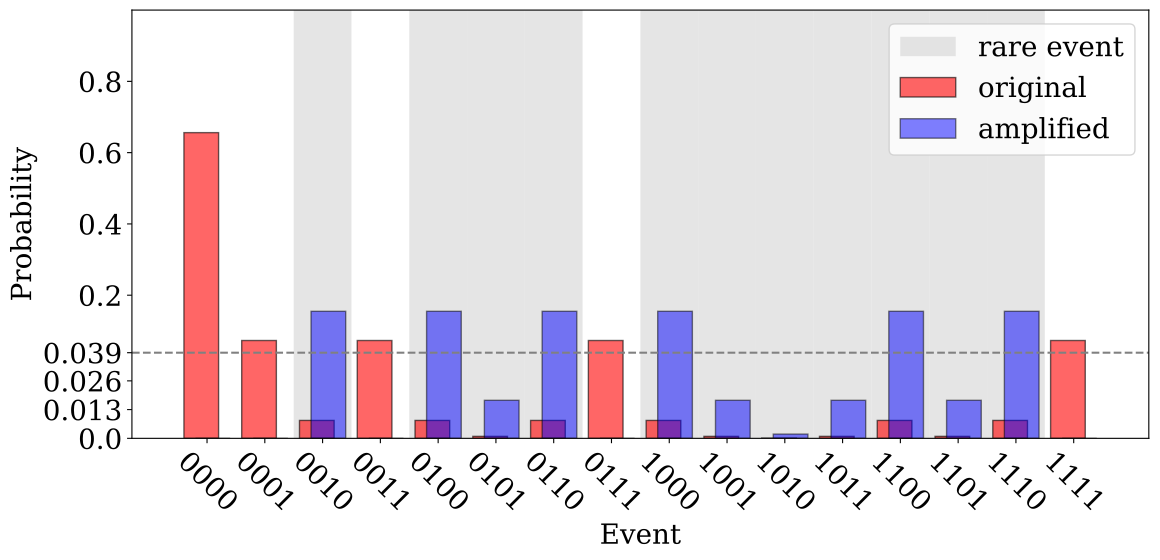

Reproduce this figure in Python.
import numpy as np
from matplotlib import pyplot as plt

from rare_event.angles import generate_thresh_angles
from rare_event.qtvd import generate_qprobs
from rare_event import tranmatrix as tm

LAYERS = 4
K = 2.5

def plot_importance(threshold, layers, original, amplified, thresholded):
    prob_thresh = threshold**2
    x = np.arange(0, 2**layers)
    y = np.concatenate((np.arange(0, prob_thresh, round(prob_thresh/3, 3))[:3], [prob_thresh], np.arange(0.2, 1, 0.2)))
    
    figure_ratio = 0.2
    
    to_bin = lambda x: "{0:0{1}b}".format(x, layers)
    boost = lambda x: figure_ratio * x / prob_thresh if x < prob_thresh else (1-figure_ratio)*(x-prob_thresh) / (1-prob_thresh) + figure_ratio
    get_round = lambda x: round(x, 3)

    def addlabels(x, original, amplified):
        for i in range(len(x)):
            plt.text(i, boost(amplified[i])+1e-2, f"x{round(amplified[i]/original[i], 1)}", ha = 'center')
    
    plt.rcParams.update({'font.size': 20})
    plt.rcParams.update({'font.family': "serif"})
    plt.figure(figsize=(12,6))
    plt.axhline(y=figure_ratio, color='gray', linestyle='--')
    plt.bar(x, thresholded, color='lightgrey', alpha=0.6, label='rare event', width=1)
    plt.bar(x-0.1, list(map(boost, original)), color='C3', label='original', alpha=0.5, width=0.6, edgecolor='k')
    plt.bar(x+0.1, list(map(boost, amplified)), color='C0', label='amplified', alpha=0.5, width=0.6, edgecolor='k')
    plt.ylim(0, 1)
    #addlabels(x, original, amplified)
    plt.xlabel("Event")
    plt.ylabel("Probability")
    plt.xticks(x, list(map(to_bin, x)), rotation=-45)
    plt.yticks(list(map(boost, y)), list(map(get_round,y)))
    plt.legend(loc='upper left')
    plt.tight_layout()
    plt.savefig('importance_pcoin.pdf',bbox_inches='tight')

def generate_pcoin_distribution(p, L):
    original = []
    for n in range(pow(2, L)):
        mask = (1 << L) - 1
        bitFlips = (n & mask) ^ (n >> 1)
        flipCount = bin(bitFlips).count('1')
        prob = pow(p, flipCount)*pow(1-p, L-flipCount)
        original.append(prob)
    original = np.array(original)
    return original

def generate_dising_distribution(J0, delta, chi, T, L, start=0):
    trans_mat = tm.dising(J0, delta, chi, T)
    trans_mat = trans_mat[0] + trans_mat[1]
    original = []
    for n in range(pow(2, L)):
        res = "{0:0{1}b}".format(start, chi) + "{0:0{1}b}".format(n, L)
        prob = 1
        for i in range(L):
            a = int(''.join(map(str, res[0+i:chi+i])), 2)
            b = int(''.join(map(str, res[1+i:chi+1+i])), 2)
            prob *= trans_mat[b][a]
        original.append(prob)
    original = np.array(original)
    return original

def generate_dising_entropy(J0, delta, chi, T):
    trans_mat = tm.dising(J0, delta, chi, T)
    trans_mat = trans_mat[0] + trans_mat[1]
    trans_mat = np.array(trans_mat)
    entropy = np.sum(trans_mat * np.nan_to_num(np.log2(trans_mat), neginf=0), axis=0)
    eigenvalues, eigenvectors = np.linalg.eig(trans_mat.T)
    for i in range(len(eigenvalues)):
        if np.allclose(eigenvalues[i], 1):
            stationary = eigenvectors[:,i]
            stationary = stationary/np.sum(stationary)
            return np.real(np.sum(stationary * entropy))
    raise RuntimeError("Stationary distribution not found.")

original = generate_pcoin_distribution(0.1, LAYERS)
entropy = 0.1*np.log2(0.1)+0.9*np.log2(0.9)

threshold = 2**(entropy*LAYERS*K/2.0)
threshed = np.where(pow(original, 0.5) < threshold, 1, 0)
rare_num = np.sum(threshed)
actual = original * threshed
p_rare = np.sum(actual)
actual = actual / np.sum(actual)

# Generate quantum 
proj_set = generate_thresh_angles(600, 60, threshold)
qprobs = generate_qprobs(original, proj_set)

plot_importance(threshold, LAYERS, original, qprobs, threshed)
